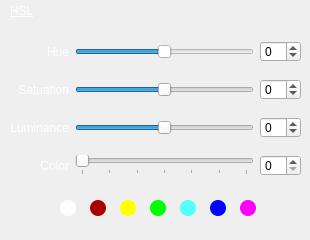
            <widget class="QWidget" name="HslWidget" native="true">
             <property name="sizePolicy">
              <sizepolicy hsizetype="Fixed" vsizetype="Fixed">
               <horstretch>0</horstretch>
               <verstretch>0</verstretch>
              </sizepolicy>
             </property>
             <property name="minimumSize">
              <size>
               <width>300</width>
               <height>240</height>
              </size>
             </property>
             <widget class="QLabel" name="label_13">
              <property name="geometry">
               <rect>
                <x>10</x>
                <y>-5</y>
                <width>60</width>
                <height>31</height>
               </rect>
              </property>
              <property name="styleSheet">
               <string notr="true">font: 75 13pt &quot;Calibri&quot;;
text-decoration: underline;
color: rgb(255, 255, 255);</string>
              </property>
              <property name="text">
               <string>HSL</string>
              </property>
              <property name="textFormat">
               <enum>Qt::AutoText</enum>
              </property>
              <property name="wordWrap">
               <bool>false</bool>
              </property>
             </widget>
             <widget class="QWidget" name="layoutWidget2">
              <property name="geometry">
               <rect>
                <x>10</x>
                <y>30</y>
                <width>291</width>
                <height>161</height>
               </rect>
              </property>
              <layout class="QGridLayout" name="gridLayout_2" rowstretch="1,0,0,0" columnstretch="3,12,1">
               <item row="1" column="2">
                <widget class="QSpinBox" name="spinBox_2">
                 <property name="maximumSize">
                  <size>
                   <width>41</width>
                   <height>21</height>
                  </size>
                 </property>
                 <property name="minimum">
                  <number>-100</number>
                 </property>
                 <property name="maximum">
                  <number>100</number>
                 </property>
                </widget>
               </item>
               <item row="3" column="1">
                <widget class="QSlider" name="colour_choose">
                 <property name="minimum">
                  <number>0</number>
                 </property>
                 <property name="maximum">
                  <number>6</number>
                 </property>
                 <property name="sliderPosition">
                  <number>0</number>
                 </property>
                 <property name="orientation">
                  <enum>Qt::Horizontal</enum>
                 </property>
                 <property name="tickPosition">
                  <enum>QSlider::TicksBelow</enum>
                 </property>
                </widget>
               </item>
               <item row="2" column="1">
                <widget class="QSlider" name="brightness">
                 <property name="minimum">
                  <number>-50</number>
                 </property>
                 <property name="maximum">
                  <number>50</number>
                 </property>
                 <property name="orientation">
                  <enum>Qt::Horizontal</enum>
                 </property>
                 <property name="tickPosition">
                  <enum>QSlider::NoTicks</enum>
                 </property>
                </widget>
               </item>
               <item row="2" column="2">
                <widget class="QSpinBox" name="spinBox_3">
                 <property name="maximumSize">
                  <size>
                   <width>41</width>
                   <height>21</height>
                  </size>
                 </property>
                 <property name="minimum">
                  <number>-100</number>
                 </property>
                 <property name="maximum">
                  <number>100</number>
                 </property>
                </widget>
               </item>
               <item row="3" column="0">
                <widget class="QLabel" name="label_6">
                 <property name="styleSheet">
                  <string notr="true">font: 10pt &quot;Calibri&quot;;
color: rgb(255, 255, 255);</string>
                 </property>
                 <property name="text">
                  <string>Color</string>
                 </property>
                 <property name="alignment">
                  <set>Qt::AlignRight|Qt::AlignTrailing|Qt::AlignVCenter</set>
                 </property>
                </widget>
               </item>
               <item row="0" column="0">
                <widget class="QLabel" name="label_3">
                 <property name="styleSheet">
                  <string notr="true">font: 10pt &quot;Calibri&quot;;
color: rgb(255, 255, 255);</string>
                 </property>
                 <property name="text">
                  <string>Hue</string>
                 </property>
                 <property name="alignment">
                  <set>Qt::AlignRight|Qt::AlignTrailing|Qt::AlignVCenter</set>
                 </property>
                </widget>
               </item>
               <item row="0" column="1">
                <widget class="QSlider" name="hue">
                 <property name="palette">
                  <palette>
                   <active>
                    <colorrole role="WindowText">
                     <brush brushstyle="SolidPattern">
                      <color alpha="255">
                       <red>0</red>
                       <green>0</green>
                       <blue>0</blue>
                      </color>
                     </brush>
                    </colorrole>
                    <colorrole role="Button">
                     <brush brushstyle="SolidPattern">
                      <color alpha="255">
                       <red>255</red>
                       <green>255</green>
                       <blue>255</blue>
                      </color>
                     </brush>
                    </colorrole>
                    <colorrole role="Light">
                     <brush brushstyle="SolidPattern">
                      <color alpha="255">
                       <red>255</red>
                       <green>255</green>
                       <blue>255</blue>
                      </color>
                     </brush>
                    </colorrole>
                    <colorrole role="Midlight">
                     <brush brushstyle="SolidPattern">
                      <color alpha="255">
                       <red>255</red>
                       <green>255</green>
                       <blue>255</blue>
                      </color>
                     </brush>
                    </colorrole>
                    <colorrole role="Dark">
                     <brush brushstyle="SolidPattern">
                      <color alpha="255">
                       <red>127</red>
                       <green>127</green>
                       <blue>127</blue>
                      </color>
                     </brush>
                    </colorrole>
                    <colorrole role="Mid">
                     <brush brushstyle="SolidPattern">
                      <color alpha="255">
                       <red>170</red>
                       <green>170</green>
                       <blue>170</blue>
                      </color>
                     </brush>
                    </colorrole>
                    <colorrole role="Text">
                     <brush brushstyle="SolidPattern">
                      <color alpha="255">
                       <red>0</red>
                       <green>0</green>
                       <blue>0</blue>
                      </color>
                     </brush>
                    </colorrole>
                    <colorrole role="BrightText">
                     <brush brushstyle="SolidPattern">
                      <color alpha="255">
                       <red>255</red>
                       <green>255</green>
                       <blue>255</blue>
                      </color>
                     </brush>
                    </colorrole>
                    <colorrole role="ButtonText">
                     <brush brushstyle="SolidPattern">
                      <color alpha="255">
                       <red>0</red>
                       <green>0</green>
                       <blue>0</blue>
                      </color>
                     </brush>
                    </colorrole>
                    <colorrole role="Base">
                     <brush brushstyle="SolidPattern">
                      <color alpha="255">
                       <red>255</red>
                       <green>255</green>
                       <blue>255</blue>
                      </color>
                     </brush>
                    </colorrole>
                    <colorrole role="Window">
                     <brush brushstyle="SolidPattern">
                      <color alpha="255">
                       <red>255</red>
                       <green>255</green>
                       <blue>255</blue>
                      </color>
                     </brush>
                    </colorrole>
                    <colorrole role="Shadow">
                     <brush brushstyle="SolidPattern">
                      <color alpha="255">
                       <red>0</red>
                       <green>0</green>
                       <blue>0</blue>
                      </color>
                     </brush>
                    </colorrole>
                    <colorrole role="AlternateBase">
                     <brush brushstyle="SolidPattern">
                      <color alpha="255">
                       <red>255</red>
                       <green>255</green>
                       <blue>255</blue>
                      </color>
                     </brush>
                    </colorrole>
                    <colorrole role="ToolTipBase">
                     <brush brushstyle="SolidPattern">
                      <color alpha="255">
                       <red>255</red>
                       <green>255</green>
                       <blue>220</blue>
                      </color>
                     </brush>
                    </colorrole>
                    <colorrole role="ToolTipText">
                     <brush brushstyle="SolidPattern">
                      <color alpha="255">
                       <red>0</red>
                       <green>0</green>
                       <blue>0</blue>
                      </color>
                     </brush>
                    </colorrole>
                   </active>
                   <inactive>
                    <colorrole role="WindowText">
                     <brush brushstyle="SolidPattern">
                      <color alpha="255">
                       <red>0</red>
                       <green>0</green>
                       <blue>0</blue>
                      </color>
                     </brush>
                    </colorrole>
                    <colorrole role="Button">
                     <brush brushstyle="SolidPattern">
                      <color alpha="255">
                       <red>255</red>
                       <green>255</green>
                       <blue>255</blue>
                      </color>
                     </brush>
                    </colorrole>
                    <colorrole role="Light">
                     <brush brushstyle="SolidPattern">
                      <color alpha="255">
                       <red>255</red>
                       <green>255</green>
                       <blue>255</blue>
                      </color>
                     </brush>
                    </colorrole>
                    <colorrole role="Midlight">
                     <brush brushstyle="SolidPattern">
                      <color alpha="255">
                       <red>255</red>
                       <green>255</green>
                       <blue>255</blue>
                      </color>
                     </brush>
                    </colorrole>
                    <colorrole role="Dark">
                     <brush brushstyle="SolidPattern">
                      <color alpha="255">
                       <red>127</red>
                       <green>127</green>
                       <blue>127</blue>
                      </color>
                     </brush>
                    </colorrole>
                    <colorrole role="Mid">
                     <brush brushstyle="SolidPattern">
                      <color alpha="255">
                       <red>170</red>
                       <green>170</green>
                       <blue>170</blue>
                      </color>
                     </brush>
                    </colorrole>
                    <colorrole role="Text">
                     <brush brushstyle="SolidPattern">
                      <color alpha="255">
                       <red>0</red>
                       <green>0</green>
                       <blue>0</blue>
                      </color>
                     </brush>
                    </colorrole>
                    <colorrole role="BrightText">
                     <brush brushstyle="SolidPattern">
                      <color alpha="255">
                       <red>255</red>
                       <green>255</green>
                       <blue>255</blue>
                      </color>
                     </brush>
                    </colorrole>
                    <colorrole role="ButtonText">
                     <brush brushstyle="SolidPattern">
                      <color alpha="255">
                       <red>0</red>
                       <green>0</green>
                       <blue>0</blue>
                      </color>
                     </brush>
                    </colorrole>
                    <colorrole role="Base">
                     <brush brushstyle="SolidPattern">
                      <color alpha="255">
                       <red>255</red>
                       <green>255</green>
                       <blue>255</blue>
                      </color>
                     </brush>
                    </colorrole>
                    <colorrole role="Window">
                     <brush brushstyle="SolidPattern">
                      <color alpha="255">
                       <red>255</red>
                       <green>255</green>
                       <blue>255</blue>
                      </color>
                     </brush>
                    </colorrole>
                    <colorrole role="Shadow">
                     <brush brushstyle="SolidPattern">
                      <color alpha="255">
                       <red>0</red>
                       <green>0</green>
                       <blue>0</blue>
                      </color>
                     </brush>
                    </colorrole>
                    <colorrole role="AlternateBase">
                     <brush brushstyle="SolidPattern">
                      <color alpha="255">
                       <red>255</red>
                       <green>255</green>
                       <blue>255</blue>
                      </color>
                     </brush>
                    </colorrole>
                    <colorrole role="ToolTipBase">
                     <brush brushstyle="SolidPattern">
                      <color alpha="255">
                       <red>255</red>
                       <green>255</green>
                       <blue>220</blue>
                      </color>
                     </brush>
                    </colorrole>
                    <colorrole role="ToolTipText">
                     <brush brushstyle="SolidPattern">
                      <color alpha="255">
                       <red>0</red>
                       <green>0</green>
                       <blue>0</blue>
                      </color>
                     </brush>
                    </colorrole>
                   </inactive>
                   <disabled>
                    <colorrole role="WindowText">
                     <brush brushstyle="SolidPattern">
                      <color alpha="255">
                       <red>127</red>
                       <green>127</green>
                       <blue>127</blue>
                      </color>
                     </brush>
                    </colorrole>
                    <colorrole role="Button">
                     <brush brushstyle="SolidPattern">
                      <color alpha="255">
                       <red>255</red>
                       <green>255</green>
                       <blue>255</blue>
                      </color>
                     </brush>
                    </colorrole>
                    <colorrole role="Light">
                     <brush brushstyle="SolidPattern">
                      <color alpha="255">
                       <red>255</red>
                       <green>255</green>
                       <blue>255</blue>
                      </color>
                     </brush>
                    </colorrole>
                    <colorrole role="Midlight">
                     <brush brushstyle="SolidPattern">
                      <color alpha="255">
                       <red>255</red>
                       <green>255</green>
                       <blue>255</blue>
                      </color>
                     </brush>
                    </colorrole>
                    <colorrole role="Dark">
                     <brush brushstyle="SolidPattern">
                      <color alpha="255">
                       <red>127</red>
                       <green>127</green>
                       <blue>127</blue>
                      </color>
                     </brush>
                    </colorrole>
                    <colorrole role="Mid">
                     <brush brushstyle="SolidPattern">
                      <color alpha="255">
                       <red>170</red>
                       <green>170</green>
                       <blue>170</blue>
                      </color>
                     </brush>
                    </colorrole>
                    <colorrole role="Text">
                     <brush brushstyle="SolidPattern">
                      <color alpha="255">
                       <red>127</red>
                       <green>127</green>
                       <blue>127</blue>
                      </color>
                     </brush>
                    </colorrole>
                    <colorrole role="BrightText">
                     <brush brushstyle="SolidPattern">
                      <color alpha="255">
                       <red>255</red>
                       <green>255</green>
                       <blue>255</blue>
                      </color>
                     </brush>
                    </colorrole>
                    <colorrole role="ButtonText">
                     <brush brushstyle="SolidPattern">
                      <color alpha="255">
                       <red>127</red>
                       <green>127</green>
                       <blue>127</blue>
                      </color>
                     </brush>
                    </colorrole>
                    <colorrole role="Base">
                     <brush brushstyle="SolidPattern">
                      <color alpha="255">
                       <red>255</red>
                       <green>255</green>
                       <blue>255</blue>
                      </color>
                     </brush>
                    </colorrole>
                    <colorrole role="Window">
                     <brush brushstyle="SolidPattern">
                      <color alpha="255">
                       <red>255</red>
                       <green>255</green>
                       <blue>255</blue>
                      </color>
                     </brush>
                    </colorrole>
                    <colorrole role="Shadow">
                     <brush brushstyle="SolidPattern">
                      <color alpha="255">
                       <red>0</red>
                       <green>0</green>
                       <blue>0</blue>
                      </color>
                     </brush>
                    </colorrole>
                    <colorrole role="AlternateBase">
                     <brush brushstyle="SolidPattern">
                      <color alpha="255">
                       <red>255</red>
                       <green>255</green>
                       <blue>255</blue>
                      </color>
                     </brush>
                    </colorrole>
                    <colorrole role="ToolTipBase">
                     <brush brushstyle="SolidPattern">
                      <color alpha="255">
                       <red>255</red>
                       <green>255</green>
                       <blue>220</blue>
                      </color>
                     </brush>
                    </colorrole>
                    <colorrole role="ToolTipText">
                     <brush brushstyle="SolidPattern">
                      <color alpha="255">
                       <red>0</red>
                       <green>0</green>
                       <blue>0</blue>
                      </color>
                     </brush>
                    </colorrole>
                   </disabled>
                  </palette>
                 </property>
                 <property name="minimum">
                  <number>-50</number>
                 </property>
                 <property name="maximum">
                  <number>50</number>
                 </property>
                 <property name="orientation">
                  <enum>Qt::Horizontal</enum>
                 </property>
                 <property name="tickPosition">
                  <enum>QSlider::NoTicks</enum>
                 </property>
                </widget>
               </item>
               <item row="0" column="2">
                <widget class="QSpinBox" name="spinBox">
                 <property name="maximumSize">
                  <size>
                   <width>41</width>
                   <height>21</height>
                  </size>
                 </property>
                 <property name="minimum">
                  <number>-100</number>
                 </property>
                 <property name="maximum">
                  <number>100</number>
                 </property>
                 <property name="value">
                  <number>0</number>
                 </property>
                </widget>
               </item>
               <item row="1" column="1">
                <widget class="QSlider" name="satuation">
                 <property name="minimum">
                  <number>-50</number>
                 </property>
                 <property name="maximum">
                  <number>50</number>
                 </property>
                 <property name="singleStep">
                  <number>1</number>
                 </property>
                 <property name="value">
                  <number>0</number>
                 </property>
                 <property name="sliderPosition">
                  <number>0</number>
                 </property>
                 <property name="orientation">
                  <enum>Qt::Horizontal</enum>
                 </property>
                 <property name="tickPosition">
                  <enum>QSlider::NoTicks</enum>
                 </property>
                </widget>
               </item>
               <item row="3" column="2">
                <widget class="QSpinBox" name="spinBox_4">
                 <property name="maximumSize">
                  <size>
                   <width>41</width>
                   <height>21</height>
                  </size>
                 </property>
                 <property name="maximum">
                  <number>100</number>
                 </property>
                </widget>
               </item>
               <item row="1" column="0">
                <widget class="QLabel" name="label_4">
                 <property name="styleSheet">
                  <string notr="true">font: 10pt &quot;Calibri&quot;;
color: rgb(255, 255, 255);</string>
                 </property>
                 <property name="text">
                  <string>Satuation</string>
                 </property>
                 <property name="alignment">
                  <set>Qt::AlignRight|Qt::AlignTrailing|Qt::AlignVCenter</set>
                 </property>
                </widget>
               </item>
               <item row="2" column="0">
                <widget class="QLabel" name="label_5">
                 <property name="styleSheet">
                  <string notr="true">font: 10pt &quot;Calibri&quot;;
color: rgb(255, 255, 255);</string>
                 </property>
                 <property name="text">
                  <string>Luminance</string>
                 </property>
                 <property name="alignment">
                  <set>Qt::AlignRight|Qt::AlignTrailing|Qt::AlignVCenter</set>
                 </property>
                </widget>
               </item>
              </layout>
             </widget>
             <widget class="QLabel" name="label_17">
              <property name="geometry">
               <rect>
                <x>60</x>
                <y>200</y>
                <width>16</width>
                <height>16</height>
               </rect>
              </property>
              <property name="sizePolicy">
               <sizepolicy hsizetype="Fixed" vsizetype="Fixed">
                <horstretch>0</horstretch>
                <verstretch>0</verstretch>
               </sizepolicy>
              </property>
              <property name="styleSheet">
               <string notr="true">background-color: rgb(255, 255, 255);
border-radius: 8;
</string>
              </property>
              <property name="text">
               <string/>
              </property>
             </widget>
             <widget class="QLabel" name="label_18">
              <property name="geometry">
               <rect>
                <x>90</x>
                <y>200</y>
                <width>16</width>
                <height>16</height>
               </rect>
              </property>
              <property name="sizePolicy">
               <sizepolicy hsizetype="Fixed" vsizetype="Fixed">
                <horstretch>0</horstretch>
                <verstretch>0</verstretch>
               </sizepolicy>
              </property>
              <property name="styleSheet">
               <string notr="true">background-color: rgb(170, 0, 0);
border-radius: 8;</string>
              </property>
              <property name="text">
               <string/>
              </property>
             </widget>
             <widget class="QLabel" name="label_19">
              <property name="geometry">
               <rect>
                <x>120</x>
                <y>200</y>
                <width>16</width>
                <height>16</height>
               </rect>
              </property>
              <property name="sizePolicy">
               <sizepolicy hsizetype="Fixed" vsizetype="Fixed">
                <horstretch>0</horstretch>
                <verstretch>0</verstretch>
               </sizepolicy>
              </property>
              <property name="styleSheet">
               <string notr="true">border-radius: 8;
background-color: rgb(255, 255, 0);</string>
              </property>
              <property name="text">
               <string/>
              </property>
             </widget>
             <widget class="QLabel" name="label_20">
              <property name="geometry">
               <rect>
                <x>150</x>
                <y>200</y>
                <width>16</width>
                <height>16</height>
               </rect>
              </property>
              <property name="sizePolicy">
               <sizepolicy hsizetype="Fixed" vsizetype="Fixed">
                <horstretch>0</horstretch>
                <verstretch>0</verstretch>
               </sizepolicy>
              </property>
              <property name="styleSheet">
               <string notr="true">border-radius: 8;
background-color: rgb(0, 255, 0);</string>
              </property>
              <property name="text">
               <string/>
              </property>
             </widget>
             <widget class="QLabel" name="label_21">
              <property name="geometry">
               <rect>
                <x>180</x>
                <y>200</y>
                <width>16</width>
                <height>16</height>
               </rect>
              </property>
              <property name="sizePolicy">
               <sizepolicy hsizetype="Fixed" vsizetype="Fixed">
                <horstretch>0</horstretch>
                <verstretch>0</verstretch>
               </sizepolicy>
              </property>
              <property name="styleSheet">
               <string notr="true">background-color: rgb(85, 255, 255);
border-radius: 8;</string>
              </property>
              <property name="text">
               <string/>
              </property>
             </widget>
             <widget class="QLabel" name="label_22">
              <property name="geometry">
               <rect>
                <x>210</x>
                <y>200</y>
                <width>16</width>
                <height>16</height>
               </rect>
              </property>
              <property name="sizePolicy">
               <sizepolicy hsizetype="Fixed" vsizetype="Fixed">
                <horstretch>0</horstretch>
                <verstretch>0</verstretch>
               </sizepolicy>
              </property>
              <property name="styleSheet">
               <string notr="true">background-color: rgb(0, 0, 255);
border-radius: 8;</string>
              </property>
              <property name="text">
               <string/>
              </property>
             </widget>
             <widget class="QLabel" name="label_24">
              <property name="geometry">
               <rect>
                <x>240</x>
                <y>200</y>
                <width>16</width>
                <height>16</height>
               </rect>
              </property>
              <property name="sizePolicy">
               <sizepolicy hsizetype="Fixed" vsizetype="Fixed">
                <horstretch>0</horstretch>
                <verstretch>0</verstretch>
               </sizepolicy>
              </property>
              <property name="styleSheet">
               <string notr="true">background-color: rgb(255, 0, 255);
border-radius: 8;</string>
              </property>
              <property name="text">
               <string/>
              </property>
             </widget>
            </widget>
